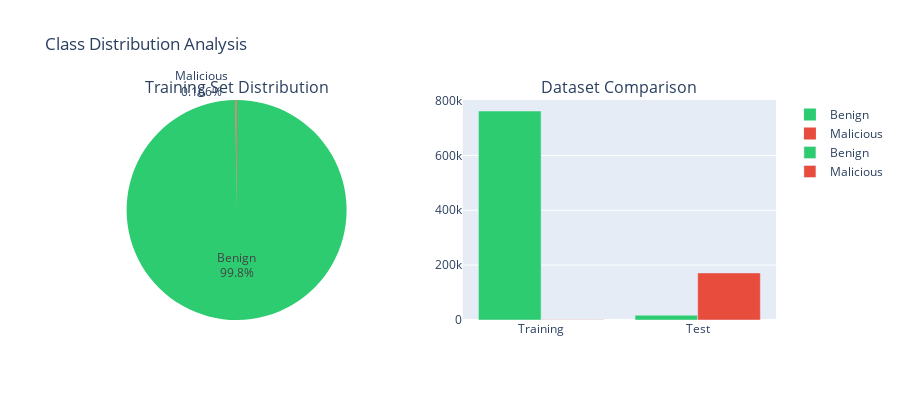

The cell this chart's notebook holds for it:
### Markdown cell above
## 3. Exploratory Data Analysis

### 3.1 Class Distribution Analysis

### Code cell
# Calculate class distribution
train_class_dist = train_df['sus_label'].value_counts()
test_class_dist = test_df['sus_label'].value_counts()

# Create interactive visualization
fig = make_subplots(
    rows=1, cols=2,
    specs=[[{'type':'pie'}, {'type':'bar'}]],
    subplot_titles=('Training Set Distribution', 'Dataset Comparison')
)

# Pie chart for training set
fig.add_trace(
    go.Pie(
        labels=['Benign', 'Malicious'],
        values=[train_class_dist[0], train_class_dist[1]],
        marker=dict(colors=['#2ecc71', '#e74c3c']),
        textinfo='label+percent',
        hovertemplate='<b>%{label}</b><br>Count: %{value:,}<br>Percentage: %{percent}<extra></extra>'
    ),
    row=1, col=1
)

# Bar chart comparison
categories = ['Training', 'Test']
benign_counts = [train_class_dist[0], test_class_dist[0]]
malicious_counts = [train_class_dist[1], test_class_dist[1]]

fig.add_trace(
    go.Bar(name='Benign', x=categories, y=benign_counts, marker_color='#2ecc71'),
    row=1, col=2
)
fig.add_trace(
    go.Bar(name='Malicious', x=categories, y=malicious_counts, marker_color='#e74c3c'),
    row=1, col=2
)

fig.update_layout(
    title_text="Class Distribution Analysis",
    height=400,
    showlegend=True
)

fig.show()

# Print statistics
imbalance_ratio = train_class_dist[0] / train_class_dist[1]
print(f"\nClass Imbalance Ratio: {imbalance_ratio:.1f}:1 (Benign:Malicious)")
print(f"   This severe imbalance requires special handling during training.")

### Figure 1 — Plotly figure (JSON) as saved in the notebook; plotly's stock layout.template omitted (floating-point values rounded to 4 significant figures)
{"data": [{"domain": {"x": [0, 0.45], "y": [0, 1]}, "hovertemplate": "<b>%{label}</b><br>Count: %{value:,}<br>Percentage: %{percent}<extra></extra>", "labels": ["Benign", "Malicious"], "marker": {"colors": ["#2ecc71", "#e74c3c"]}, "textinfo": "label+percent", "type": "pie", "values": [761875, 1269]}, {"marker": {"color": "#2ecc71"}, "name": "Benign", "type": "bar", "x": ["Training", "Test"], "xaxis": "x", "y": [761875, 17508], "yaxis": "y"}, {"marker": {"color": "#e74c3c"}, "name": "Malicious", "type": "bar", "x": ["Training", "Test"], "xaxis": "x", "y": [1269, 171459], "yaxis": "y"}], "layout": {"annotations": [{"font": {"size": 16}, "showarrow": false, "text": "Training Set Distribution", "x": 0.225, "xanchor": "center", "xref": "paper", "y": 1, "yanchor": "bottom", "yref": "paper"}, {"font": {"size": 16}, "showarrow": false, "text": "Dataset Comparison", "x": 0.775, "xanchor": "center", "xref": "paper", "y": 1, "yanchor": "bottom", "yref": "paper"}], "height": 400, "showlegend": true, "title": {"text": "Class Distribution Analysis"}, "xaxis": {"anchor": "y", "domain": [0.55, 1]}, "yaxis": {"anchor": "x", "domain": [0, 1]}}}
